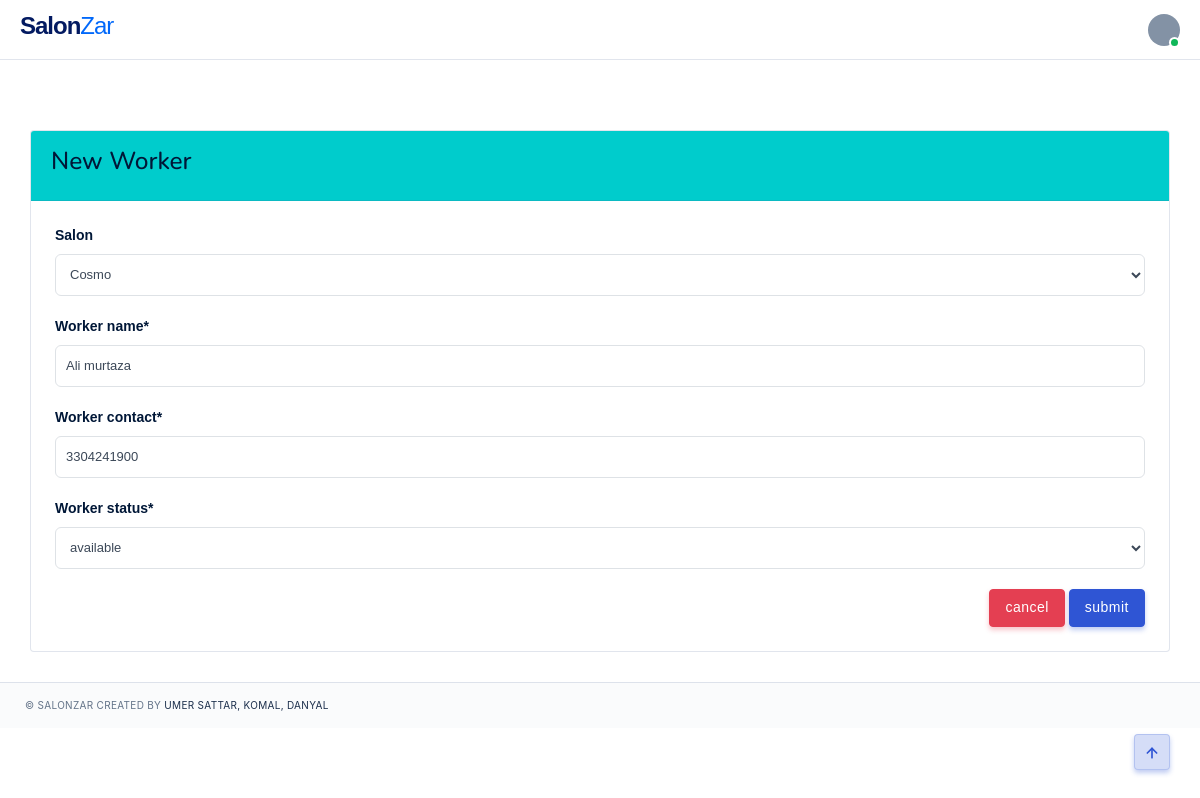
Page /edit_worker/9 (signed in) on the committed database.
### salons/models.py (models this page shows, shortened)
class SalonWorker(models.Model):
    BUSY = 'busy'
    AVAILABLE = 'available'
    worker_choices =[
        (BUSY,'busy'),
        (AVAILABLE,'available'),
    ]
    salon = models.ForeignKey(Salon,null=True,blank=True,on_delete=models.CASCADE)
    worker_name = models.CharField(max_length=200,null=True)
    worker_contact = models.IntegerField(null=True)
    worker_status = models.CharField(max_length=200,null=True,choices=worker_choices)

### salons/decorators.py (the view)
		def wrapper_func(request,*args,**kwargs):
			group = None
			if request.user.groups.exists():
				group = request.user.groups.all()[0].name
			if group in allowed_roles:
				return view_func(request,*args,**kwargs)
			else:
				return HttpResponse('You are not allowed to view this page')

### salons/forms.py
class salon_worker_form(ModelForm):
	class Meta:
		model = SalonWorker
		fields = '__all__'

### salons/models.py (called while the page is built)
    def __str__(self):
        return self.shop_name

### salons/templatetags/user_tags.py (called while the page is built)
@register.filter(name='has_group')
def has_group(user, group_name):
    return user.groups.filter(name=group_name).exists()

### salons/views.py (called while the page is built)
@login_required(login_url=login_page)
@allowed_users(allowed_roles=['salon manager'])
def edit_worker(request,id):
    worker = SalonWorker.objects.get(id=id)
    form = salon_worker_form(instance=worker)
    if request.method == 'POST':
        form = salon_worker_form(request.POST,instance=worker)
        if form.is_valid():
            form.save()
            return redirect('salon_settings')
    context = {'form':form}
    return render(request, 'pages/new_worker.html', context)

### salons/templates/pages/new_worker.html
{% extends 'pages/base.html' %}{% load crispy_forms_tags %}{% block content %}
<div class="container pd-x-0 pd-lg-x-10 pd-xl-x-0 mg-t-40">
  <div class="card">
    <div class="card-header bg-teal">
      <h3>New Worker</h3>
    </div>
    <div class="card-body">
      <form action="" method="POST" enctype="multipart/form-data">
        {% csrf_token %} {{form | crispy}}
        <div class="float-right">
          <a class="btn btn-danger" href="{% url 'salon_user'%}">cancel</a>
          <button class="btn btn-primary" type="submit">submit</button>
        </div>
      </form>
    </div>
  </div>
</div>
{% endblock %}

### static/css/colors/default.css (style rules this page uses)
.bg-primary, .btn-primary, .btn-outline-primary:hover, .btn-outline-primary:focus, .btn-outline-primary:active, .btn-outline-primary.active, .btn-outline-primary.focus, .btn-outline-primary:not(:disabled):not(.disabled):active, .btn-soft-primary:hover, .btn-soft-primary:focus, .btn-soft-primary:active, .btn-soft-primary.active, .btn-soft-primary.focus, .badge-primary, .pagination .page-item.active .page-link, .nav-pills .nav-link.active, .custom-control-input:checked ~ .custom-control-label:before, #preloader #status .spinner .double-bounce1, #preloader #status .spinner .double-bounce2, .social-icon li a:hover, #topnav .navbar-toggle.open span:hover, .gradient, .flex-control-paging li a.flex-active, .owl-theme .owl-dots .owl-dot span, .owl-theme .owl-dots .owl-dot.active span, .owl-theme .owl-dots.clickable .owl-dot:hover span, .watch-video a .play-icon-circle, .sidebar .widget .tagcloud > a:hover, .flatpickr-day.selected, .flatpickr-day.selected:hover, .bg-animation-left.crypto-home:after, .bg-animation-left.task-management-home:after, .classic-app-image .bg-app-shape:after, .classic-saas-image .bg-saas-shape:after, .work-container.work-modern .icons .work-icon:hover, .features.fea-primary:hover, .accounts:hover, .accounts.active, .timeline-page .timeline-item .date-label-left:after, .timeline-page .timeline-item .duration-right:after, .swiper-slider-hero .swiper-container .swiper-button-prev:hover, .swiper-slider-hero .swiper-container .swiper-button-next:hover { background-color: #2f55d4 !important; }
.btn-primary, .btn-outline-primary, .btn-outline-primary:hover, .btn-outline-primary:focus, .btn-outline-primary:active, .btn-outline-primary.active, .btn-outline-primary.focus, .btn-outline-primary:not(:disabled):not(.disabled):active, .badge-outline-primary, .btn-soft-primary:hover, .btn-soft-primary:focus, .btn-soft-primary:active, .btn-soft-primary.active, .btn-soft-primary.focus, .alert-primary, .alert-outline-primary, .pagination .page-item.active .page-link, .form-group .form-control:focus, .form-group .form-control.active, .custom-control-input:checked ~ .custom-control-label:before, .custom-control-input:focus ~ .custom-control-label::before, .form-control:focus, .social-icon li a:hover, #topnav .has-submenu.active.active .menu-arrow, #topnav.scroll .navigation-menu > li:hover > .menu-arrow, #topnav.scroll .navigation-menu > li.active > .menu-arrow, #topnav .navigation-menu > li:hover > .menu-arrow, #topnav .has-submenu .submenu .has-submenu:hover .submenu-arrow, #topnav.nav-sticky .navigation-menu.nav-light > li:hover > .menu-arrow, #topnav.nav-sticky .navigation-menu.nav-light > li.active > .menu-arrow, .pricing-rates.business-rate:hover, .pricing-rates.starter-plan, .event-schedule:hover, .container-filter li a.active, .container-filter li a:hover, .flatpickr-day.selected, .flatpickr-day.selected:hover, .swiper-slider-hero .swiper-container .swiper-button-prev:hover, .swiper-slider-hero .swiper-container .swiper-button-next:hover { border-color: #2f55d4 !important; }
.btn-primary, .btn-soft-primary, .btn-outline-primary:hover, .btn-outline-primary:focus, .btn-outline-primary:active, .btn-outline-primary.active, .btn-outline-primary.focus, .btn-outline-primary:not(:disabled):not(.disabled):active { box-shadow: 0 3px 5px 0 rgba(47, 85, 212, 0.3); }

### rows in the picture
SalonWorker: salon "Cosmo", worker_name "Ali murtaza", worker_contact "3304241900", worker_status "available"
